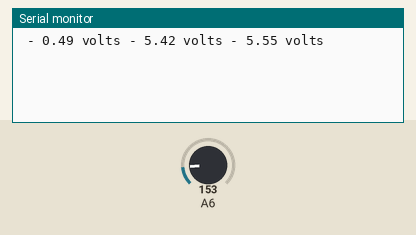
Recording of a sketch running on a simulated Arduino Nano, built with avr-gcc and run on an emulated ATmega328P. Parts: the last lines printed to the serial monitor. The inputs (shaded band) are chosen by the test bench; at power-on: A6 = 153.

Above: at 1.2 s.
1.3 s: A6 set to 165
At 2.6 s:
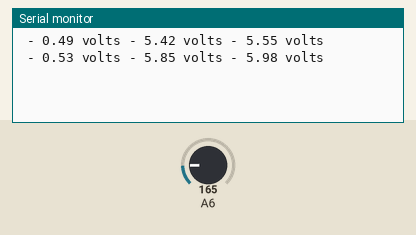
2.8 s: A6 set to 175
At 4.5 s:
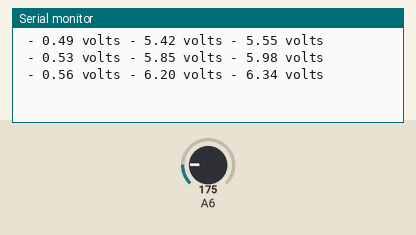
Timing chart, 0 to 6.0 s (numbered marks = the images above; inputs shaded):
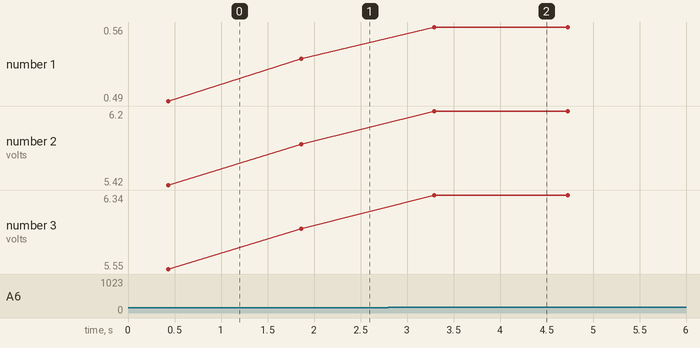

Measured:
- after the input at 1.3 s, the serial monitor: prints a new line after 0.56 s (image 1)
- after the input at 2.8 s, the serial monitor: prints a new line after 0.49 s (image 2)
- plotted number 1: 0.49 → 0.53 after the input at 1.3 s, 0.53 → 0.56 after the input at 2.8 s
- plotted number 2: 5.42 → 5.85 after the input at 1.3 s, 5.85 → 6.2 after the input at 2.8 s
- plotted number 3: 5.55 → 5.98 after the input at 1.3 s, 5.98 → 6.34 after the input at 2.8 s

The sketch:

_3.3v_calc.ino
```cpp
#define aref_voltage 3.3         // we tie 3.3V to ARef and measure it with a multimeter!


//TMP36 Pin Variables
int Pin = 6;        //the analog pin the TMP36's Vout (sense) pin is connected to
                        //the resolution is 10 mV / degree centigrade with a
                        //500 mV offset to allow for negative temperatures
int Reading;        // the analog reading from the sensor

float R1 = 1010000.0; // resistance of R1 (1M) -see text!
float R2 = 98500.0;  // resistance of R2 (100K) - see text!

float R1a = 1000000.0; // resistance of R1 (1M) -see text!
float R2a = 100000.0;  // resistance of R2 (100K) - see text!
float voltage;
float sum;

void setup(void) {
  // We'll send debugging information via the Serial monitor
  Serial.begin(9600);

  // If you want to set the aref to something other than 5v
  analogReference(EXTERNAL);
}


void loop(void) {
  sum=0;
  for(int j=0;j<=200;j++){

  Reading = analogRead(A6);

//  Serial.print("Temp reading = ");
//  Serial.print(Reading);     // the raw analog reading
//
//  // converting that reading to voltage, which is based off the reference voltage
   voltage = Reading * aref_voltage;
  voltage /= 1024.0;
  sum=sum+voltage;

  delay(2);}
  sum=sum/201;
//  float vina = voltage / (R2a/(R1a+R2a));
//  float vin = voltage / (R2/(R1+R2));
float vina = sum*11;
float vin = sum*11.25;

  // print out the voltage
  Serial.print(" - ");
  Serial.print(voltage); Serial.print(" volts");
  Serial.print(" - ");
  Serial.print(vina); Serial.print(" volts");
  Serial.print(" - ");
  Serial.print(vin); Serial.println(" volts");

//  // now print out the temperature
//  float temperatureC = (voltage - 0.5) * 100 ;  //converting from 10 mv per degree wit 500 mV offset
//                                               //to degrees ((volatge - 500mV) times 100)
//  Serial.print(temperatureC); Serial.println(" degrees C");
//
//  // now convert to Fahrenheight
//  float temperatureF = (temperatureC * 9.0 / 5.0) + 32.0;
//  Serial.print(temperatureF); Serial.println(" degrees F");

  delay(1000);
}
```
